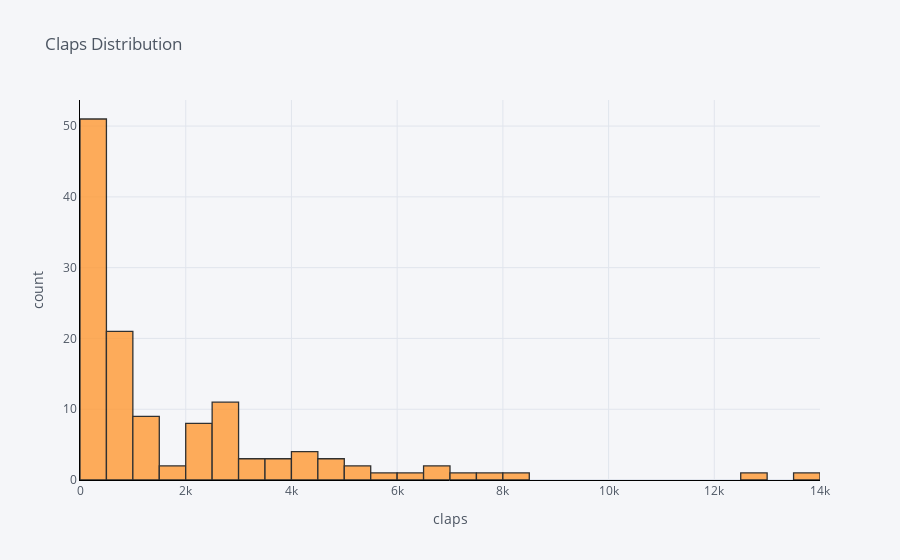

This figure's notebook cell:
### Markdown cell above
## Histograms

### Code cell
df["claps"].iplot(
    kind="hist",
    bins=30,
    xTitle="claps",
    linecolor="black",
    yTitle="count",
    title="Claps Distribution",
)

### Figure 1 — Plotly figure (JSON) as saved in the notebook; plotly's stock layout.template omitted (floating-point values rounded to 4 significant figures)
{"data": [{"histfunc": "count", "histnorm": "", "marker": {"color": "rgba(255, 153, 51, 1.0)", "line": {"color": "#000000", "width": 1.3}}, "name": "claps", "nbinsx": 30, "opacity": 0.8, "orientation": "v", "type": "histogram", "x": [2, 18, 50, 0, 0, 0, 73, 234, 2, 0, 682, 58, 5, 7, 87, 23, 4, 113, 8, 17, 8, 4800, 2700, 72, 123, 857, 186, 11, 119, 2000, 4100, 59, 2700, 77, 14, 7000, 1200, 275, 1600, 1600, 1000, 4300, 4980, 12900, 223, 4900, 101, 5900, 548, 895, 6700, 6500, 2700, 1100, 2900, 2600, 2800, 5300, 1300, 1000, 7900, 364, 13500, 4100, 2200, 3900, 6300, 8200, 1300, 5400, 2300, 2700, 2100, 707, 650, 2700, 4100, 822, 830, 3700, 653, 657, 1100, 2800, 3100, 792, 222, 3300, 315, 2500, 976, 2000, 1000, 3200, 651, 2300, 809, 745, 587, 818, 2200, 1300, 630, 2600, 2000, 3600, 440, 728, 893, 205, 529, 121, 361, 31, 0, 24, 0, 5, 6, 0, 424, 443, 412, 329, 309, 75]}], "layout": {"barmode": "overlay", "legend": {"bgcolor": "#F5F6F9", "font": {"color": "#4D5663"}}, "paper_bgcolor": "#F5F6F9", "plot_bgcolor": "#F5F6F9", "title": {"font": {"color": "#4D5663"}, "text": "Claps Distribution"}, "xaxis": {"gridcolor": "#E1E5ED", "linecolor": "black", "showgrid": true, "tickfont": {"color": "#4D5663"}, "title": {"font": {"color": "#4D5663"}, "text": "claps"}, "zerolinecolor": "#E1E5ED"}, "yaxis": {"gridcolor": "#E1E5ED", "linecolor": "black", "showgrid": true, "tickfont": {"color": "#4D5663"}, "title": {"font": {"color": "#4D5663"}, "text": "count"}, "zerolinecolor": "#E1E5ED"}}}
